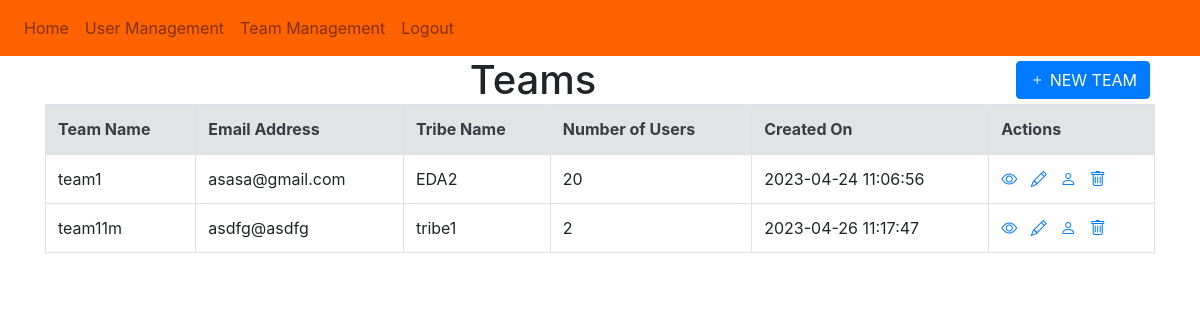
/teampage (signed in), run on the app's committed database.
### website/models.py (models this page shows)
class AD_Team(db.Model):
    __tablename__ = 'ad_team'
    id = db.Column(db.Integer, primary_key=True)
    email = db.Column(db.String(150), unique=True)
    name = db.Column(db.String(150), unique=True)
    tribename = db.Column(db.String(150))
    create_date = db.Column(db.DateTime(timezone=True), default=func.now())
    users = db.relationship('AD_User', secondary=AD_UserTeam, back_populates='teams')

### website/views.py (the view)
@views.route('/teampage', methods=['GET'])
@login_required
def teampage():
    team_list = AD_Team.query.all()
    return render_template("teampage.html", user=current_user, team_list=team_list)

### website/__init__.py (called while the page is built)
def create_app():
    app = Flask(__name__)
    app.config['SECRET_KEY'] = 'AppDevelopedON14Apr2023' #light weight string for the demo
    app.config['SQLALCHEMY_DATABASE_URI'] = f'sqlite:///websitelogindb.db'
    db.init_app(app)
    from .views import views
    from .auth import auth
    app.register_blueprint(views, url_prefix='/')
    app.register_blueprint(auth, url_prefix='/')
    from .models import User, AD_User, AD_Team
    with app.app_context():
        db.create_all()
    login_manager = LoginManager()
    login_manager.login_view = 'auth.login'
    login_manager.init_app(app)
    @login_manager.user_loader
    def load_user(id):
        return User.query.get(int(id))
    return app

### website/templates/teampage.html (shortened to what this page needs)
{% extends "base.html" %}
{% block content %}
<div style="text-align: center;">
  <h1 style="display: inline;">Teams</h1>
  <button style="display: inline-block;float: right;right: 5px;top: 5px;position: relative;" type="button" class="btn btn-primary" onClick="window.location.href='{{ url_for( 'views.add_team') }}';">
    <span class="bi bi-plus"></span>
    NEW TEAM
  </button>
</div>
{% if team_list %}
  <table class="table table-bordered table-hover">
    <thead class="alert alert-secondary">
      <tr>
        <th>Team Name</th>
        <th>Email Address</th>
        <th>Tribe Name</th>
        <th>Number of Users</th>
        <th>Created On</th>
        <th>Actions</th>
      </tr>
    </thead>
    <tbody>
      {% for team in team_list %}
        <tr>
          <td>{{ team.name }}</td>
          <td>{{ team.email }}</td>
          <td>{{ team.tribename }}</td>
          <td>{{ team.users|length }}</td>
          <td>{{ team.create_date }}</td>
          <td>
            <a href="{{ url_for('views.view_team', team_id=team.id) }}"><span class="bi bi-eye"></span></a>
            <a href="{{ url_for('views.update_team', team_id=team.id) }}"><span class="bi bi-pencil"></span></a>
            <a href="{{ url_for('views.team_assign_users', team_id=team.id) }}"><span class="bi bi-person"></span></a>
            <a href="{{ url_for('views.delete_team', team_id=team.id) }}"><span class="bi bi-trash"></span></a>
          </td>
        </tr>
      {% endfor %}
    </tbody>
  </table>
{% else %}
  <h4>No Teams found.</h4>
{% endif %}
{% endblock %}

### data on the page
AD_Team: name "team1", email "asasa@gmail.com", tribename "EDA2", users|length "20", create_date "2023-04-24 11:06:56"
AD_Team: name "team11m", email "asdfg@asdfg", tribename "tribe1", users|length "2", create_date "2023-04-26 11:17:47"
